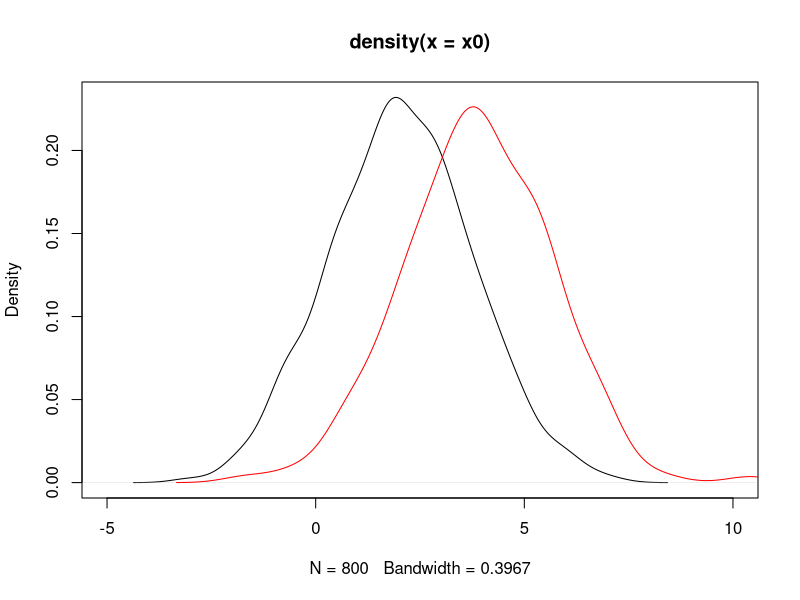

Generate this figure with R:
## ---- chunk 1
knitr::opts_chunk$set(echo = TRUE)
## ---- chunk 2
# Suppose p = 1 (X)
# Y is binary (Y=0 or Y=1)
# X|Y=0 ~ N(2,var = 3)
# X|Y=1 ~ N(4,var = 3)
# since we're given variance, we take the square root of 3 for our standard deviation to use in rnorm
# Proportion of Y=0 is 0.8 and proportion of Y=1 is 0.2

## training data
set.seed(11)
x0 = rnorm(800,2,sd=sqrt(3))
x1 = rnorm(200,4,sd=sqrt(3))
X_train = c(x0,x1)
Y_train = rep(c(0,1),c(800,200))

data.train = as.data.frame(cbind(Y_train,X_train))
head(data.train)

## testing data
set.seed(12)
x0_test = rnorm(800,2,sd=sqrt(3))
x1_test = rnorm(200,4,sd=sqrt(3))

X_test = c(x0_test,x1_test)
Y_test = rep(c(0,1),c(800,200))

data.test = as.data.frame(cbind(Y_test,X_test))
head(data.test)

### Bayes classifier 

#P(Y=0|X) = P(X|Y=0)P(Y=0)/P(X)
#P(Y=1|X) = P(X|Y=1)P(Y=1)/P(X)

prob_y0 = 0.8*dnorm(X_train,2,sd=sqrt(3))/(dnorm(X_train,2,sd=sqrt(3))*0.8+dnorm(X_train,4,sd=sqrt(3))*0.2)
prob_y1 = 0.2*dnorm(X_train,4,sd=sqrt(3))/(dnorm(X_train,2,sd=sqrt(3))*0.8+dnorm(X_train,4,sd=sqrt(3))*0.2)


Y = rep(1,1000)
for(i in 1:1000){
	if(prob_y0[i]>prob_y1[i]){
		Y[i] = 0
	}
}

table(Y,Y_test) #confusion matrix for the Bayes Classifier
mean(Y!=Y_test) #Bayes Error Rate, the lowest error rate that we can possibly expect
## ---- chunk 3
library(MASS)
n = length(Y)
lda.fit = lda(Y_train~X_train,data=data.train)

lda.fit
names(lda.fit)

lda.fit$scaling
## variance of training is
1/lda.fit$scaling^2

# Estimating Pi hat values

count_0 = 0
count_1 = 0


for (i in 1:n){
  #finding the count of how many X's were assigned Y= 0 
  if((Y[i] == 0) == TRUE){
    count_0 = count_0 + 1
  }
  #finding the count of how many X's were assigned Y = 1
  if((Y[i] == 1) == TRUE){
    count_1 = count_1 + 1
  }
}


# Pi_hat is calculated as pi_hat = nk/n
pi.hat0 = count_0/n
pi.hat1 = count_1/n

pi.hat0
pi.hat1
## ---- chunk 4
#Using code from compare_classifiers.R
#Bayes classifier
## training data
set.seed(11)
x0 = rnorm(800,2,sd=sqrt(3))
x1 = rnorm(200,4,sd=sqrt(3))
X_train = c(x0,x1)
Y_train = rep(c(0,1),c(800,200))

data.train = as.data.frame(cbind(Y_train,X_train))
head(data.train)

## testing data
set.seed(12)
x0_test = rnorm(800,2,sd=sqrt(3))
x1_test = rnorm(200,4,sd=sqrt(3))

X_test = c(x0_test,x1_test)
Y_test = rep(c(0,1),c(800,200))

data.test = as.data.frame(cbind(Y_test,X_test))
head(data.test)

### Bayes classifier 

#P(Y=0|X) = P(X|Y=0)P(Y=0)/P(X)
#P(Y=1|X) = P(X|Y=1)P(Y=1)/P(X)

prob_y0 = 0.8*dnorm(X_train,2,sd=sqrt(3))/(dnorm(X_train,2,sd=sqrt(3))*0.8+dnorm(X_train,4,sd=sqrt(3))*0.2)
prob_y1 = 0.2*dnorm(X_train,4,sd=sqrt(3))/(dnorm(X_train,2,sd=sqrt(3))*0.8+dnorm(X_train,4,sd=sqrt(3))*0.2)


Y = rep(1,1000)
for(i in 1:1000){
	if(prob_y0[i]>prob_y1[i]){
		Y[i] = 0
	}
}

bayes_matrix = table(Y,Y_test) #confusion matrix for the Bayes Classifier
bayes_matrix
bayes_error_rate = mean(Y!=Y_test) #Bayes Error Rate, the lowest error rate that we can possibly expect
bayes_error_rate


#LDA Classifier
library(MASS)
lda.fit = lda(Y_train~X_train,data=data.train)

lda.fit
#names(lda.fit)

#lda.fit$scaling
## variance of training is
1/lda.fit$scaling^2

# formula to calculate variance here is: 
# 1/(n-K)*(n0*var(X_0) + n1*var(X_1))


lda.pred = predict(lda.fit,data.test)
#names(lda.pred)
#head(lda.pred$class) # automatically assigns Y to the class with largest probability 
#head(lda.pred$posterior)
#P(Y=0|X)
#P(Y=1|X)

t1 = table(lda.pred$class,Y_test)
lda_error_rate = mean(lda.pred$class!=Y_test)
t1
lda_error_rate

false_neg = t1[1,2]/sum(t1[,2]) #false_neg
false_pos = t1[2,1]/sum(t1[,1]) #false_pos
## ---- chunk 5
library(class)
X_train = as.matrix(X_train)
X_test = as.matrix(X_test)
knn.pred = knn(X_train,X_test,Y_train,k=3) #Let K=3
table(knn.pred,Y_test)
mean(knn.pred!=Y_test) 
## ---- chunk 6
plot(density(x0), xlim=c(-5,10))
points(density(x1), col = 'red', type='l')

